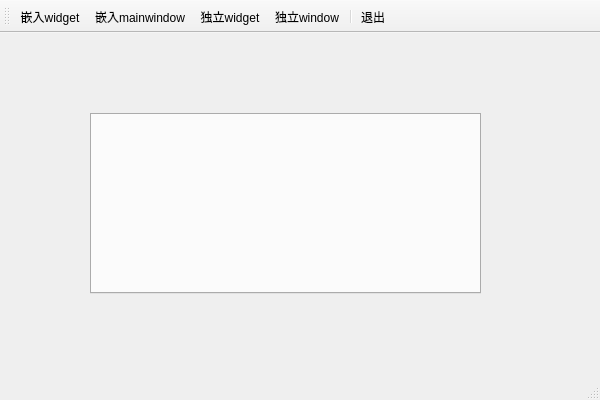
<?xml version="1.0" encoding="UTF-8"?>
<ui version="4.0">
 <class>DemoClass</class>
 <widget class="QMainWindow" name="DemoClass">
  <property name="geometry">
   <rect>
    <x>0</x>
    <y>0</y>
    <width>600</width>
    <height>400</height>
   </rect>
  </property>
  <property name="windowTitle">
   <string>Demo</string>
  </property>
  <widget class="QWidget" name="centralWidget">
   <widget class="QTabWidget" name="tabWidget">
    <property name="geometry">
     <rect>
      <x>90</x>
      <y>80</y>
      <width>391</width>
      <height>181</height>
     </rect>
    </property>
    <property name="tabsClosable">
     <bool>true</bool>
    </property>
   </widget>
  </widget>
  <widget class="QMenuBar" name="menuBar">
   <property name="geometry">
    <rect>
     <x>0</x>
     <y>0</y>
     <width>600</width>
     <height>23</height>
    </rect>
   </property>
  </widget>
  <widget class="QToolBar" name="mainToolBar">
   <property name="toolButtonStyle">
    <enum>Qt::ToolButtonTextUnderIcon</enum>
   </property>
   <attribute name="toolBarArea">
    <enum>TopToolBarArea</enum>
   </attribute>
   <attribute name="toolBarBreak">
    <bool>false</bool>
   </attribute>
   <addaction name="action_widget"/>
   <addaction name="action_widget_2"/>
   <addaction name="action_widget_3"/>
   <addaction name="action_widget_4"/>
   <addaction name="separator"/>
   <addaction name="action"/>
  </widget>
  <widget class="QStatusBar" name="statusBar"/>
  <action name="action_widget">
   <property name="icon">
    <iconset resource="demo.qrc">
     <normaloff>:/Demo/exit.svg</normaloff>:/Demo/exit.svg</iconset>
   </property>
   <property name="text">
    <string>嵌入widget</string>
   </property>
  </action>
  <action name="action_widget_2">
   <property name="icon">
    <iconset resource="demo.qrc">
     <normaloff>:/Demo/exit.svg</normaloff>:/Demo/exit.svg</iconset>
   </property>
   <property name="text">
    <string>嵌入mainwindow</string>
   </property>
  </action>
  <action name="action_widget_3">
   <property name="icon">
    <iconset resource="demo.qrc">
     <normaloff>:/Demo/exit.svg</normaloff>:/Demo/exit.svg</iconset>
   </property>
   <property name="text">
    <string>独立widget</string>
   </property>
   <property name="toolTip">
    <string>独立widget</string>
   </property>
  </action>
  <action name="action_widget_4">
   <property name="icon">
    <iconset resource="demo.qrc">
     <normaloff>:/Demo/exit.svg</normaloff>:/Demo/exit.svg</iconset>
   </property>
   <property name="text">
    <string>独立window</string>
   </property>
  </action>
  <action name="action">
   <property name="icon">
    <iconset resource="demo.qrc">
     <normaloff>:/Demo/exit.svg</normaloff>:/Demo/exit.svg</iconset>
   </property>
   <property name="text">
    <string>退出</string>
   </property>
  </action>
 </widget>
 <layoutdefault spacing="6" margin="11"/>
 <resources>
  <include location="demo.qrc"/>
 </resources>
 <connections>
  <connection>
   <sender>action</sender>
   <signal>triggered()</signal>
   <receiver>DemoClass</receiver>
   <slot>close()</slot>
   <hints>
    <hint type="sourcelabel">
     <x>-1</x>
     <y>-1</y>
    </hint>
    <hint type="destinationlabel">
     <x>299</x>
     <y>199</y>
    </hint>
   </hints>
  </connection>
 </connections>
</ui>
